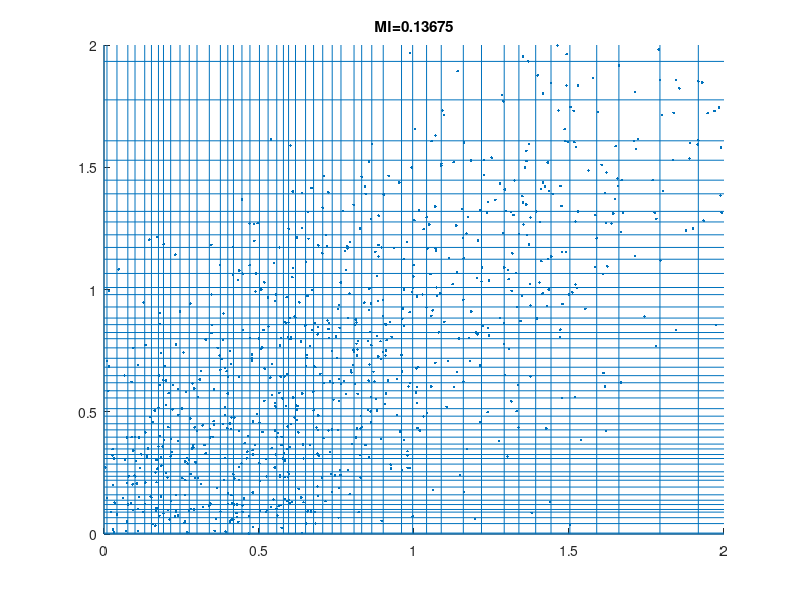

Source code (MATLAB):
mux=0;
muy=0;
sigmax=1;
sigmay=1;
r=0.9;

mu=[mux,muy];
sigma=[sigmax^2,r*sigmax*sigmay;r*sigmax*sigmay,sigmay^2];
list=mvnrnd(mu,sigma,2000);

gL=list(:,1);
gR=list(:,2);

gLs=sort(gL);
gRs=sort(gR);

N=100;
s=length(gLs)/N;
binL=[0,gLs((1:N)*s)'];
binR=[0,gRs((1:N)*s)'];

figure;scatter(gL,gR,'.');
for i=1:length(binL)
    line([binL(i),binL(i)],[0,2]);
end

for i=1:length(binR)
    line([0,2],[binR(i),binR(i)]);
end
% axis([0,binL(end),0,binR(end)])
axis([0,2,0,2])

AB=zeros(length(binL)-1,1);
for i=1:length(binL)-1
    AB(i)=nnz(gL<=binL(i+1)&gL>binL(i)&gR<=binR(i+1)&gR>binR(i))/length(gL);
end

AR=zeros(length(binL)-1,1);
for i=1:length(binL)-1
    AR(i)=nnz(gL<=binL(i+1)&gL>binL(i))/length(gL);
end

BR=zeros(length(binL)-1,1);
for i=1:length(binR)-1
    BR(i)=nnz(gR<=binR(i+1)&gR>binR(i))/length(gR);
end

KL=zeros(length(binL)-1,1);
for i=1:length(binL)-1
    if AB(i)==0
        KL(i)=0;
    else
        KL(i)=AB(i)*log(AB(i)/(AR(i)*BR(i)));
    end
end

norH=zeros(length(binL)-1,1);
for i=1:length(binL)-1
    if AB(i)==0
        norH(i)=0;
    else
        norH(i)=-AB(i)*log(AB(i));
    end
end       
MI=sum(KL);
%         MI=sum(KL)/sum(norH);
    
title(strcat('MI=',num2str(MI)));